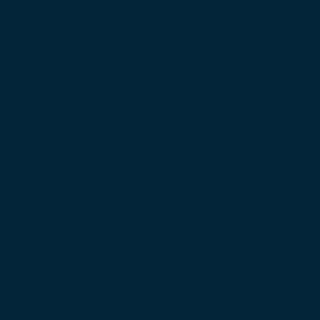
Frame 1 (no input)
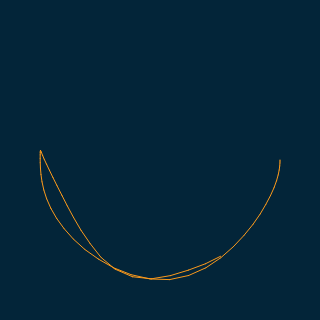
Frame 60 (no input)
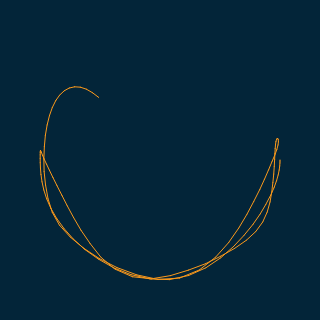
Frame 120 (the mouse pressed at the canvas centre since frame 60)

The p5.js sketch that drew these frames (run headless with seeded random() and noise() and a simulated clock; from frame 60 on, the mouse is pressed at the canvas centre):

// p5.js sketch
// ── sketch.js
let r1 = 60;
let r2 = 60;
let a1 = 0;
let a2 = 0;
let a1_v = 0;
let a2_v = 0;
let g = 1;
let px2 = -1;
let py2 = -1;
let cx, cy;

let buffer;

function getRndInteger(min, max) {
  return Math.floor(Math.random() * (max - min + 1) ) + min;
}

function setup() {
  let canvasWidth = 320;
  let canvasHeight = 320;

  let cnv = createCanvas(canvasWidth, canvasHeight);
  pixelDensity(1);
  a1 = PI / 2;
  a2 = PI / 2;
  cx = canvasWidth / 2;
  cy = canvasHeight / 2;
  cnv.position((windowWidth - canvasWidth)/2, (windowHeight-canvasHeight)/2)
  buffer = createGraphics(width, height);
  buffer.background(3,37,57);
  buffer.translate(cx, cy);
}

function draw() {
  let m1 = getRndInteger(4, 15);
  let m2 = getRndInteger(4, 15);
  background(3,37,57);
  imageMode(CORNER);
  image(buffer, 0, 0, width, height);
  let num1 = -g * (2 * m1 + m2) * sin(a1);
  let num2 = -m2 * g * sin(a1 - 2 * a2);
  let num3 = -2 * sin(a1 - a2) * m2;
  let num4 = a2_v * a2_v * r2 + a1_v * a1_v * r1 * cos(a1 - a2);
  let den = r1 * (2 * m1 + m2 - m2 * cos(2 * a1 - 2 * a2));
  let a1_a = (num1 + num2 + num3 * num4) / den;

  num1 = 2 * sin(a1 - a2);
  num2 = (a1_v * a1_v * r1 * (m1 + m2));
  num3 = g * (m1 + m2) * cos(a1);
  num4 = a2_v * a2_v * r2 * m2 * cos(a1 - a2);
  den = r2 * (2 * m1 + m2 - m2 * cos(2 * a1 - 2 * a2));
  let a2_a = (num1 * (num2 + num3 + num4)) / den;

  translate(cx, cy);
  stroke(0);
  strokeWeight(0);

  let x1 = r1 * sin(a1);
  let y1 = r1 * cos(a1);

  let x2 = x1 + r2 * sin(a2);
  let y2 = y1 + r2 * cos(a2);

  line(0, 0, x1, y1);
  fill(0);

  line(x1, y1, x2, y2);
  fill(0);

  a1_v += a1_a;
  a2_v += a2_a;
  a1 += a1_v;
  a2 += a2_v;

  buffer.stroke(250, 153, 28);
  if (frameCount > 1) {
    buffer.line(px2, py2, x2, y2);
  }

  px2 = x2;
  py2 = y2;
}
